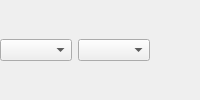
<?xml version="1.0" encoding="UTF-8"?>
<ui version="4.0">
 <class>AppStoreLocale</class>
 <widget class="QWidget" name="AppStoreLocale">
  <property name="windowTitle">
   <string>Locale</string>
  </property>
  <layout class="QHBoxLayout" name="horizontalLayout">
   <property name="leftMargin">
    <number>0</number>
   </property>
   <property name="topMargin">
    <number>0</number>
   </property>
   <property name="rightMargin">
    <number>0</number>
   </property>
   <property name="bottomMargin">
    <number>0</number>
   </property>
   <item>
    <widget class="QComboBox" name="cbCountry"/>
   </item>
   <item>
    <widget class="QComboBox" name="cbLanguage"/>
   </item>
   <item>
    <spacer name="horizontalSpacer">
     <property name="orientation">
      <enum>Qt::Horizontal</enum>
     </property>
     <property name="sizeHint" stdset="0">
      <size>
       <width>0</width>
       <height>0</height>
      </size>
     </property>
    </spacer>
   </item>
  </layout>
 </widget>
 <resources/>
 <connections/>
</ui>
